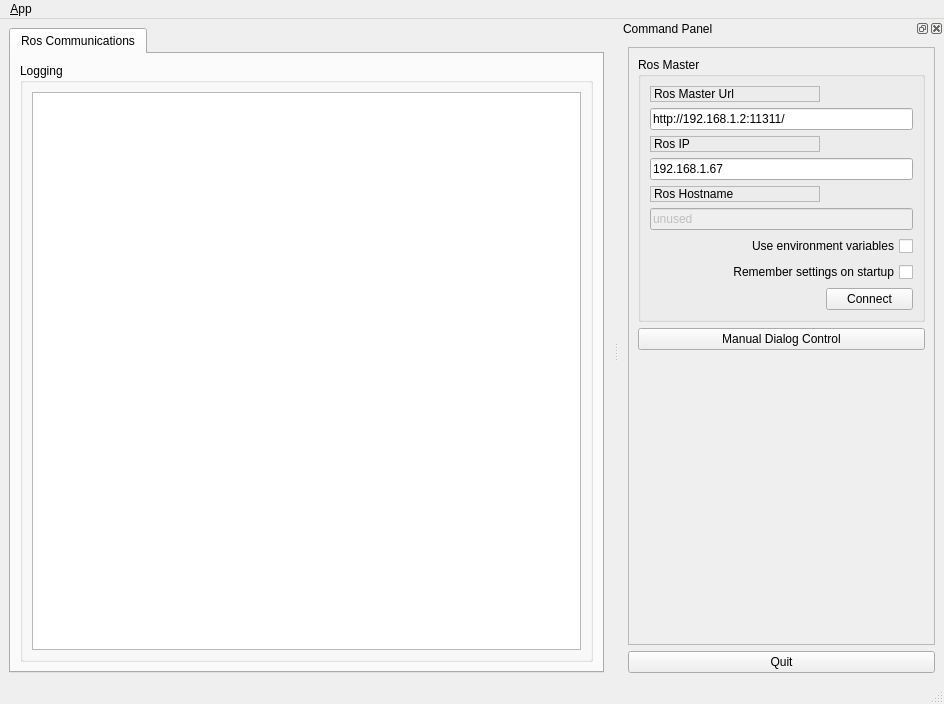
<?xml version="1.0" encoding="UTF-8"?>
<ui version="4.0">
 <class>MainWindowDesign</class>
 <widget class="QMainWindow" name="MainWindowDesign">
  <property name="geometry">
   <rect>
    <x>0</x>
    <y>0</y>
    <width>944</width>
    <height>704</height>
   </rect>
  </property>
  <property name="windowTitle">
   <string>QRosApp</string>
  </property>
  <property name="windowIcon">
   <iconset resource="../resources/images.qrc">
    <normaloff>:/images/icon.png</normaloff>:/images/icon.png</iconset>
  </property>
  <property name="locale">
   <locale language="English" country="Australia"/>
  </property>
  <widget class="QWidget" name="centralwidget">
   <layout class="QHBoxLayout">
    <item>
     <widget class="QTabWidget" name="tab_manager">
      <property name="minimumSize">
       <size>
        <width>100</width>
        <height>0</height>
       </size>
      </property>
      <property name="locale">
       <locale language="English" country="Australia"/>
      </property>
      <property name="currentIndex">
       <number>0</number>
      </property>
      <widget class="QWidget" name="tab_status">
       <attribute name="title">
        <string>Ros Communications</string>
       </attribute>
       <layout class="QVBoxLayout" name="verticalLayout_2">
        <item>
         <widget class="QGroupBox" name="groupBox_12">
          <property name="sizePolicy">
           <sizepolicy hsizetype="MinimumExpanding" vsizetype="Preferred">
            <horstretch>0</horstretch>
            <verstretch>0</verstretch>
           </sizepolicy>
          </property>
          <property name="title">
           <string>Logging</string>
          </property>
          <layout class="QGridLayout" name="gridLayout_3">
           <item row="0" column="0">
            <widget class="QListView" name="view_logging"/>
           </item>
          </layout>
         </widget>
        </item>
       </layout>
      </widget>
     </widget>
    </item>
   </layout>
  </widget>
  <widget class="QMenuBar" name="menubar">
   <property name="geometry">
    <rect>
     <x>0</x>
     <y>0</y>
     <width>944</width>
     <height>19</height>
    </rect>
   </property>
   <widget class="QMenu" name="menu_File">
    <property name="title">
     <string>&amp;App</string>
    </property>
    <addaction name="action_Preferences"/>
    <addaction name="separator"/>
    <addaction name="actionAbout"/>
    <addaction name="actionAbout_Qt"/>
    <addaction name="separator"/>
    <addaction name="action_Quit"/>
   </widget>
   <addaction name="menu_File"/>
  </widget>
  <widget class="QStatusBar" name="statusbar"/>
  <widget class="QDockWidget" name="dock_status">
   <property name="sizePolicy">
    <sizepolicy hsizetype="Minimum" vsizetype="Preferred">
     <horstretch>0</horstretch>
     <verstretch>0</verstretch>
    </sizepolicy>
   </property>
   <property name="minimumSize">
    <size>
     <width>325</width>
     <height>384</height>
    </size>
   </property>
   <property name="allowedAreas">
    <set>Qt::RightDockWidgetArea</set>
   </property>
   <property name="windowTitle">
    <string>Command Panel</string>
   </property>
   <attribute name="dockWidgetArea">
    <number>2</number>
   </attribute>
   <widget class="QWidget" name="dockWidgetContents_2">
    <layout class="QVBoxLayout" name="verticalLayout">
     <item>
      <widget class="QFrame" name="frame">
       <property name="sizePolicy">
        <sizepolicy hsizetype="Minimum" vsizetype="Preferred">
         <horstretch>0</horstretch>
         <verstretch>0</verstretch>
        </sizepolicy>
       </property>
       <property name="frameShape">
        <enum>QFrame::StyledPanel</enum>
       </property>
       <property name="frameShadow">
        <enum>QFrame::Raised</enum>
       </property>
       <layout class="QVBoxLayout" name="verticalLayout_3">
        <item>
         <widget class="QGroupBox" name="groupBox">
          <property name="title">
           <string>Ros Master</string>
          </property>
          <layout class="QGridLayout" name="gridLayout">
           <item row="0" column="0">
            <widget class="QLabel" name="label">
             <property name="frameShape">
              <enum>QFrame::StyledPanel</enum>
             </property>
             <property name="frameShadow">
              <enum>QFrame::Raised</enum>
             </property>
             <property name="text">
              <string>Ros Master Url</string>
             </property>
            </widget>
           </item>
           <item row="1" column="0" colspan="2">
            <widget class="QLineEdit" name="line_edit_master">
             <property name="text">
              <string>http://192.168.1.2:11311/</string>
             </property>
            </widget>
           </item>
           <item row="2" column="0">
            <widget class="QLabel" name="label_2">
             <property name="frameShape">
              <enum>QFrame::StyledPanel</enum>
             </property>
             <property name="frameShadow">
              <enum>QFrame::Raised</enum>
             </property>
             <property name="text">
              <string>Ros IP</string>
             </property>
            </widget>
           </item>
           <item row="3" column="0" colspan="2">
            <widget class="QLineEdit" name="line_edit_host">
             <property name="text">
              <string>192.168.1.67</string>
             </property>
            </widget>
           </item>
           <item row="4" column="0">
            <widget class="QLabel" name="label_3">
             <property name="frameShape">
              <enum>QFrame::StyledPanel</enum>
             </property>
             <property name="frameShadow">
              <enum>QFrame::Raised</enum>
             </property>
             <property name="text">
              <string>Ros Hostname</string>
             </property>
            </widget>
           </item>
           <item row="5" column="0" colspan="2">
            <widget class="QLineEdit" name="line_edit_topic">
             <property name="enabled">
              <bool>false</bool>
             </property>
             <property name="text">
              <string>unused</string>
             </property>
            </widget>
           </item>
           <item row="6" column="0" colspan="2">
            <widget class="QCheckBox" name="checkbox_use_environment">
             <property name="layoutDirection">
              <enum>Qt::RightToLeft</enum>
             </property>
             <property name="text">
              <string>Use environment variables</string>
             </property>
            </widget>
           </item>
           <item row="7" column="0" colspan="2">
            <widget class="QCheckBox" name="checkbox_remember_settings">
             <property name="layoutDirection">
              <enum>Qt::RightToLeft</enum>
             </property>
             <property name="text">
              <string>Remember settings on startup</string>
             </property>
            </widget>
           </item>
           <item row="8" column="0">
            <spacer name="horizontalSpacer">
             <property name="orientation">
              <enum>Qt::Horizontal</enum>
             </property>
             <property name="sizeHint" stdset="0">
              <size>
               <width>170</width>
               <height>21</height>
              </size>
             </property>
            </spacer>
           </item>
           <item row="8" column="1">
            <widget class="QPushButton" name="button_connect">
             <property name="enabled">
              <bool>true</bool>
             </property>
             <property name="sizePolicy">
              <sizepolicy hsizetype="MinimumExpanding" vsizetype="Fixed">
               <horstretch>0</horstretch>
               <verstretch>0</verstretch>
              </sizepolicy>
             </property>
             <property name="toolTip">
              <string>Set the target to the current joint trajectory state.</string>
             </property>
             <property name="statusTip">
              <string>Clear all waypoints and set the target to the current joint trajectory state.</string>
             </property>
             <property name="text">
              <string>Connect</string>
             </property>
            </widget>
           </item>
          </layout>
         </widget>
        </item>
        <item>
         <widget class="QPushButton" name="dialog_button">
          <property name="text">
           <string>Manual Dialog Control</string>
          </property>
         </widget>
        </item>
        <item>
         <spacer name="verticalSpacer_3">
          <property name="orientation">
           <enum>Qt::Vertical</enum>
          </property>
          <property name="sizeHint" stdset="0">
           <size>
            <width>20</width>
            <height>233</height>
           </size>
          </property>
         </spacer>
        </item>
       </layout>
      </widget>
     </item>
     <item>
      <widget class="QPushButton" name="quit_button">
       <property name="sizePolicy">
        <sizepolicy hsizetype="MinimumExpanding" vsizetype="Fixed">
         <horstretch>0</horstretch>
         <verstretch>0</verstretch>
        </sizepolicy>
       </property>
       <property name="text">
        <string>Quit</string>
       </property>
      </widget>
     </item>
    </layout>
   </widget>
  </widget>
  <action name="action_Quit">
   <property name="text">
    <string>&amp;Quit</string>
   </property>
   <property name="shortcut">
    <string>Ctrl+Q</string>
   </property>
   <property name="shortcutContext">
    <enum>Qt::ApplicationShortcut</enum>
   </property>
  </action>
  <action name="action_Preferences">
   <property name="text">
    <string>&amp;Preferences</string>
   </property>
  </action>
  <action name="actionAbout">
   <property name="text">
    <string>&amp;About</string>
   </property>
  </action>
  <action name="actionAbout_Qt">
   <property name="text">
    <string>About &amp;Qt</string>
   </property>
  </action>
 </widget>
 <resources>
  <include location="../resources/images.qrc"/>
 </resources>
 <connections>
  <connection>
   <sender>action_Quit</sender>
   <signal>triggered()</signal>
   <receiver>MainWindowDesign</receiver>
   <slot>close()</slot>
   <hints>
    <hint type="sourcelabel">
     <x>-1</x>
     <y>-1</y>
    </hint>
    <hint type="destinationlabel">
     <x>399</x>
     <y>299</y>
    </hint>
   </hints>
  </connection>
  <connection>
   <sender>quit_button</sender>
   <signal>clicked()</signal>
   <receiver>MainWindowDesign</receiver>
   <slot>close()</slot>
   <hints>
    <hint type="sourcelabel">
     <x>859</x>
     <y>552</y>
    </hint>
    <hint type="destinationlabel">
     <x>469</x>
     <y>299</y>
    </hint>
   </hints>
  </connection>
 </connections>
</ui>
